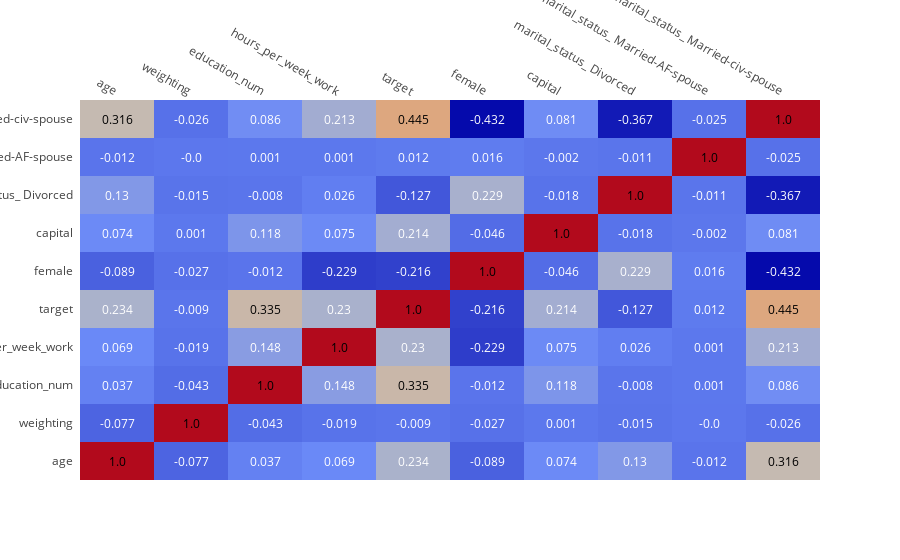

Notebook code cell kept with this figure:
### Code cell
import plotly.figure_factory as ff
from plotly.offline import iplot

# Correlation Heatmap
iplot(ff.create_annotated_heatmap(corrs.iloc[:10, :10].round(3).values, x=list(corrs.iloc[:10, :10].columns), 
                                  y=list(corrs.iloc[:10, :10].index), annotation_text=corrs.iloc[:10, :10].round(3).values))

### Figure 1 — Plotly figure (JSON) as saved in the notebook; plotly's stock layout.template omitted (floating-point values rounded to 4 significant figures)
{"data": [{"colorscale": "RdBu", "reversescale": false, "showscale": false, "type": "heatmap", "uid": "310bdf34-9087-4c52-8585-6303edf1f411", "x": ["age", "weighting", "education_num", "hours_per_week_work", "target", "female", "capital", "marital_status_ Divorced", "marital_status_ Married-AF-spouse", "marital_status_ Married-civ-spouse"], "y": ["age", "weighting", "education_num", "hours_per_week_work", "target", "female", "capital", "marital_status_ Divorced", "marital_status_ Married-AF-spouse", "marital_status_ Married-civ-spouse"], "z": [[1, -0.077, 0.037, 0.069, 0.234, -0.089, 0.074, 0.13, -0.012, 0.316], [-0.077, 1, -0.043, -0.019, -0.009, -0.027, 0.001, -0.015, 0, -0.026], [0.037, -0.043, 1, 0.148, 0.335, -0.012, 0.118, -0.008, 0.001, 0.086], [0.069, -0.019, 0.148, 1, 0.23, -0.229, 0.075, 0.026, 0.001, 0.213], [0.234, -0.009, 0.335, 0.23, 1, -0.216, 0.214, -0.127, 0.012, 0.445], [-0.089, -0.027, -0.012, -0.229, -0.216, 1, -0.046, 0.229, 0.016, -0.432], [0.074, 0.001, 0.118, 0.075, 0.214, -0.046, 1, -0.018, -0.002, 0.081], [0.13, -0.015, -0.008, 0.026, -0.127, 0.229, -0.018, 1, -0.011, -0.367], [-0.012, 0, 0.001, 0.001, 0.012, 0.016, -0.002, -0.011, 1, -0.025], [0.316, -0.026, 0.086, 0.213, 0.445, -0.432, 0.081, -0.367, -0.025, 1]]}], "layout": {"annotations": [{"font": {"color": "#000000"}, "showarrow": false, "text": "1.0", "x": "age", "xref": "x", "y": "age", "yref": "y"}, {"font": {"color": "#FFFFFF"}, "showarrow": false, "text": "-0.077", "x": "weighting", "xref": "x", "y": "age", "yref": "y"}, {"font": {"color": "#FFFFFF"}, "showarrow": false, "text": "0.037", "x": "education_num", "xref": "x", "y": "age", "yref": "y"}, {"font": {"color": "#FFFFFF"}, "showarrow": false, "text": "0.069", "x": "hours_per_week_work", "xref": "x", "y": "age", "yref": "y"}, {"font": {"color": "#FFFFFF"}, "showarrow": false, "text": "0.234", "x": "target", "xref": "x", "y": "age", "yref": "y"}, {"font": {"color": "#FFFFFF"}, "showarrow": false, "text": "-0.089", "x": "female", "xref": "x", "y": "age", "yref": "y"}, {"font": {"color": "#FFFFFF"}, "showarrow": false, "text": "0.074", "x": "capital", "xref": "x", "y": "age", "yref": "y"}, {"font": {"color": "#FFFFFF"}, "showarrow": false, "text": "0.13", "x": "marital_status_ Divorced", "xref": "x", "y": "age", "yref": "y"}, {"font": {"color": "#FFFFFF"}, "showarrow": false, "text": "-0.012", "x": "marital_status_ Married-AF-spouse", "xref": "x", "y": "age", "yref": "y"}, {"font": {"color": "#000000"}, "showarrow": false, "text": "0.316", "x": "marital_status_ Married-civ-spouse", "xref": "x", "y": "age", "yref": "y"}, {"font": {"color": "#FFFFFF"}, "showarrow": false, "text": "-0.077", "x": "age", "xref": "x", "y": "weighting", "yref": "y"}, {"font": {"color": "#000000"}, "showarrow": false, "text": "1.0", "x": "weighting", "xref": "x", "y": "weighting", "yref": "y"}, {"font": {"color": "#FFFFFF"}, "showarrow": false, "text": "-0.043", "x": "education_num", "xref": "x", "y": "weighting", "yref": "y"}, {"font": {"color": "#FFFFFF"}, "showarrow": false, "text": "-0.019", "x": "hours_per_week_work", "xref": "x", "y": "weighting", "yref": "y"}, {"font": {"color": "#FFFFFF"}, "showarrow": false, "text": "-0.009", "x": "target", "xref": "x", "y": "weighting", "yref": "y"}, {"font": {"color": "#FFFFFF"}, "showarrow": false, "text": "-0.027", "x": "female", "xref": "x", "y": "weighting", "yref": "y"}, {"font": {"color": "#FFFFFF"}, "showarrow": false, "text": "0.001", "x": "capital", "xref": "x", "y": "weighting", "yref": "y"}, {"font": {"color": "#FFFFFF"}, "showarrow": false, "text": "-0.015", "x": "marital_status_ Divorced", "xref": "x", "y": "weighting", "yref": "y"}, {"font": {"color": "#FFFFFF"}, "showarrow": false, "text": "-0.0", "x": "marital_status_ Married-AF-spouse", "xref": "x", "y": "weighting", "yref": "y"}, {"font": {"color": "#FFFFFF"}, "showarrow": false, "text": "-0.026", "x": "marital_status_ Married-civ-spouse", "xref": "x", "y": "weighting", "yref": "y"}, {"font": {"color": "#FFFFFF"}, "showarrow": false, "text": "0.037", "x": "age", "xref": "x", "y": "education_num", "yref": "y"}, {"font": {"color": "#FFFFFF"}, "showarrow": false, "text": "-0.043", "x": "weighting", "xref": "x", "y": "education_num", "yref": "y"}, {"font": {"color": "#000000"}, "showarrow": false, "text": "1.0", "x": "education_num", "xref": "x", "y": "education_num", "yref": "y"}, {"font": {"color": "#FFFFFF"}, "showarrow": false, "text": "0.148", "x": "hours_per_week_work", "xref": "x", "y": "education_num", "yref": "y"}, {"font": {"color": "#000000"}, "showarrow": false, "text": "0.335", "x": "target", "xref": "x", "y": "education_num", "yref": "y"}, {"font": {"color": "#FFFFFF"}, "showarrow": false, "text": "-0.012", "x": "female", "xref": "x", "y": "education_num", "yref": "y"}, {"font": {"color": "#FFFFFF"}, "showarrow": false, "text": "0.118", "x": "capital", "xref": "x", "y": "education_num", "yref": "y"}, {"font": {"color": "#FFFFFF"}, "showarrow": false, "text": "-0.008", "x": "marital_status_ Divorced", "xref": "x", "y": "education_num", "yref": "y"}, {"font": {"color": "#FFFFFF"}, "showarrow": false, "text": "0.001", "x": "marital_status_ Married-AF-spouse", "xref": "x", "y": "education_num", "yref": "y"}, {"font": {"color": "#FFFFFF"}, "showarrow": false, "text": "0.086", "x": "marital_status_ Married-civ-spouse", "xref": "x", "y": "education_num", "yref": "y"}, {"font": {"color": "#FFFFFF"}, "showarrow": false, "text": "0.069", "x": "age", "xref": "x", "y": "hours_per_week_work", "yref": "y"}, {"font": {"color": "#FFFFFF"}, "showarrow": false, "text": "-0.019", "x": "weighting", "xref": "x", "y": "hours_per_week_work", "yref": "y"}, {"font": {"color": "#FFFFFF"}, "showarrow": false, "text": "0.148", "x": "education_num", "xref": "x", "y": "hours_per_week_work", "yref": "y"}, {"font": {"color": "#000000"}, "showarrow": false, "text": "1.0", "x": "hours_per_week_work", "xref": "x", "y": "hours_per_week_work", "yref": "y"}, {"font": {"color": "#FFFFFF"}, "showarrow": false, "text": "0.23", "x": "target", "xref": "x", "y": "hours_per_week_work", "yref": "y"}, {"font": {"color": "#FFFFFF"}, "showarrow": false, "text": "-0.229", "x": "female", "xref": "x", "y": "hours_per_week_work", "yref": "y"}, {"font": {"color": "#FFFFFF"}, "showarrow": false, "text": "0.075", "x": "capital", "xref": "x", "y": "hours_per_week_work", "yref": "y"}, {"font": {"color": "#FFFFFF"}, "showarrow": false, "text": "0.026", "x": "marital_status_ Divorced", "xref": "x", "y": "hours_per_week_work", "yref": "y"}, {"font": {"color": "#FFFFFF"}, "showarrow": false, "text": "0.001", "x": "marital_status_ Married-AF-spouse", "xref": "x", "y": "hours_per_week_work", "yref": "y"}, {"font": {"color": "#FFFFFF"}, "showarrow": false, "text": "0.213", "x": "marital_status_ Married-civ-spouse", "xref": "x", "y": "hours_per_week_work", "yref": "y"}, {"font": {"color": "#FFFFFF"}, "showarrow": false, "text": "0.234", "x": "age", "xref": "x", "y": "target", "yref": "y"}, {"font": {"color": "#FFFFFF"}, "showarrow": false, "text": "-0.009", "x": "weighting", "xref": "x", "y": "target", "yref": "y"}, {"font": {"color": "#000000"}, "showarrow": false, "text": "0.335", "x": "education_num", "xref": "x", "y": "target", "yref": "y"}, {"font": {"color": "#FFFFFF"}, "showarrow": false, "text": "0.23", "x": "hours_per_week_work", "xref": "x", "y": "target", "yref": "y"}, {"font": {"color": "#000000"}, "showarrow": false, "text": "1.0", "x": "target", "xref": "x", "y": "target", "yref": "y"}, {"font": {"color": "#FFFFFF"}, "showarrow": false, "text": "-0.216", "x": "female", "xref": "x", "y": "target", "yref": "y"}, {"font": {"color": "#FFFFFF"}, "showarrow": false, "text": "0.214", "x": "capital", "xref": "x", "y": "target", "yref": "y"}, {"font": {"color": "#FFFFFF"}, "showarrow": false, "text": "-0.127", "x": "marital_status_ Divorced", "xref": "x", "y": "target", "yref": "y"}, {"font": {"color": "#FFFFFF"}, "showarrow": false, "text": "0.012", "x": "marital_status_ Married-AF-spouse", "xref": "x", "y": "target", "yref": "y"}, {"font": {"color": "#000000"}, "showarrow": false, "text": "0.445", "x": "marital_status_ Married-civ-spouse", "xref": "x", "y": "target", "yref": "y"}, {"font": {"color": "#FFFFFF"}, "showarrow": false, "text": "-0.089", "x": "age", "xref": "x", "y": "female", "yref": "y"}, {"font": {"color": "#FFFFFF"}, "showarrow": false, "text": "-0.027", "x": "weighting", "xref": "x", "y": "female", "yref": "y"}, {"font": {"color": "#FFFFFF"}, "showarrow": false, "text": "-0.012", "x": "education_num", "xref": "x", "y": "female", "yref": "y"}, {"font": {"color": "#FFFFFF"}, "showarrow": false, "text": "-0.229", "x": "hours_per_week_work", "xref": "x", "y": "female", "yref": "y"}, {"font": {"color": "#FFFFFF"}, "showarrow": false, "text": "-0.216", "x": "target", "xref": "x", "y": "female", "yref": "y"}, {"font": {"color": "#000000"}, "showarrow": false, "text": "1.0", "x": "female", "xref": "x", "y": "female", "yref": "y"}, {"font": {"color": "#FFFFFF"}, "showarrow": false, "text": "-0.046", "x": "capital", "xref": "x", "y": "female", "yref": "y"}, {"font": {"color": "#FFFFFF"}, "showarrow": false, "text": "0.229", "x": "marital_status_ Divorced", "xref": "x", "y": "female", "yref": "y"}, {"font": {"color": "#FFFFFF"}, "showarrow": false, "text": "0.016", "x": "marital_status_ Married-AF-spouse", "xref": "x", "y": "female", "yref": "y"}, {"font": {"color": "#FFFFFF"}, "showarrow": false, "text": "-0.432", "x": "marital_status_ Married-civ-spouse", "xref": "x", "y": "female", "yref": "y"}, {"font": {"color": "#FFFFFF"}, "showarrow": false, "text": "0.074", "x": "age", "xref": "x", "y": "capital", "yref": "y"}, {"font": {"color": "#FFFFFF"}, "showarrow": false, "text": "0.001", "x": "weighting", "xref": "x", "y": "capital", "yref": "y"}, {"font": {"color": "#FFFFFF"}, "showarrow": false, "text": "0.118", "x": "education_num", "xref": "x", "y": "capital", "yref": "y"}, {"font": {"color": "#FFFFFF"}, "showarrow": false, "text": "0.075", "x": "hours_per_week_work", "xref": "x", "y": "capital", "yref": "y"}, {"font": {"color": "#FFFFFF"}, "showarrow": false, "text": "0.214", "x": "target", "xref": "x", "y": "capital", "yref": "y"}, {"font": {"color": "#FFFFFF"}, "showarrow": false, "text": "-0.046", "x": "female", "xref": "x", "y": "capital", "yref": "y"}, {"font": {"color": "#000000"}, "showarrow": false, "text": "1.0", "x": "capital", "xref": "x", "y": "capital", "yref": "y"}, {"font": {"color": "#FFFFFF"}, "showarrow": false, "text": "-0.018", "x": "marital_status_ Divorced", "xref": "x", "y": "capital", "yref": "y"}, {"font": {"color": "#FFFFFF"}, "showarrow": false, "text": "-0.002", "x": "marital_status_ Married-AF-spouse", "xref": "x", "y": "capital", "yref": "y"}, {"font": {"color": "#FFFFFF"}, "showarrow": false, "text": "0.081", "x": "marital_status_ Married-civ-spouse", "xref": "x", "y": "capital", "yref": "y"}, {"font": {"color": "#FFFFFF"}, "showarrow": false, "text": "0.13", "x": "age", "xref": "x", "y": "marital_status_ Divorced", "yref": "y"}, {"font": {"color": "#FFFFFF"}, "showarrow": false, "text": "-0.015", "x": "weighting", "xref": "x", "y": "marital_status_ Divorced", "yref": "y"}, {"font": {"color": "#FFFFFF"}, "showarrow": false, "text": "-0.008", "x": "education_num", "xref": "x", "y": "marital_status_ Divorced", "yref": "y"}, {"font": {"color": "#FFFFFF"}, "showarrow": false, "text": "0.026", "x": "hours_per_week_work", "xref": "x", "y": "marital_status_ Divorced", "yref": "y"}, {"font": {"color": "#FFFFFF"}, "showarrow": false, "text": "-0.127", "x": "target", "xref": "x", "y": "marital_status_ Divorced", "yref": "y"}, {"font": {"color": "#FFFFFF"}, "showarrow": false, "text": "0.229", "x": "female", "xref": "x", "y": "marital_status_ Divorced", "yref": "y"}, {"font": {"color": "#FFFFFF"}, "showarrow": false, "text": "-0.018", "x": "capital", "xref": "x", "y": "marital_status_ Divorced", "yref": "y"}, {"font": {"color": "#000000"}, "showarrow": false, "text": "1.0", "x": "marital_status_ Divorced", "xref": "x", "y": "marital_status_ Divorced", "yref": "y"}, {"font": {"color": "#FFFFFF"}, "showarrow": false, "text": "-0.011", "x": "marital_status_ Married-AF-spouse", "xref": "x", "y": "marital_status_ Divorced", "yref": "y"}, {"font": {"color": "#FFFFFF"}, "showarrow": false, "text": "-0.367", "x": "marital_status_ Married-civ-spouse", "xref": "x", "y": "marital_status_ Divorced", "yref": "y"}, {"font": {"color": "#FFFFFF"}, "showarrow": false, "text": "-0.012", "x": "age", "xref": "x", "y": "marital_status_ Married-AF-spouse", "yref": "y"}, {"font": {"color": "#FFFFFF"}, "showarrow": false, "text": "-0.0", "x": "weighting", "xref": "x", "y": "marital_status_ Married-AF-spouse", "yref": "y"}, {"font": {"color": "#FFFFFF"}, "showarrow": false, "text": "0.001", "x": "education_num", "xref": "x", "y": "marital_status_ Married-AF-spouse", "yref": "y"}, {"font": {"color": "#FFFFFF"}, "showarrow": false, "text": "0.001", "x": "hours_per_week_work", "xref": "x", "y": "marital_status_ Married-AF-spouse", "yref": "y"}, {"font": {"color": "#FFFFFF"}, "showarrow": false, "text": "0.012", "x": "target", "xref": "x", "y": "marital_status_ Married-AF-spouse", "yref": "y"}, {"font": {"color": "#FFFFFF"}, "showarrow": false, "text": "0.016", "x": "female", "xref": "x", "y": "marital_status_ Married-AF-spouse", "yref": "y"}, {"font": {"color": "#FFFFFF"}, "showarrow": false, "text": "-0.002", "x": "capital", "xref": "x", "y": "marital_status_ Married-AF-spouse", "yref": "y"}, {"font": {"color": "#FFFFFF"}, "showarrow": false, "text": "-0.011", "x": "marital_status_ Divorced", "xref": "x", "y": "marital_status_ Married-AF-spouse", "yref": "y"}, {"font": {"color": "#000000"}, "showarrow": false, "text": "1.0", "x": "marital_status_ Married-AF-spouse", "xref": "x", "y": "marital_status_ Married-AF-spouse", "yref": "y"}, {"font": {"color": "#FFFFFF"}, "showarrow": false, "text": "-0.025", "x": "marital_status_ Married-civ-spouse", "xref": "x", "y": "marital_status_ Married-AF-spouse", "yref": "y"}, {"font": {"color": "#000000"}, "showarrow": false, "text": "0.316", "x": "age", "xref": "x", "y": "marital_status_ Married-civ-spouse", "yref": "y"}, {"font": {"color": "#FFFFFF"}, "showarrow": false, "text": "-0.026", "x": "weighting", "xref": "x", "y": "marital_status_ Married-civ-spouse", "yref": "y"}, {"font": {"color": "#FFFFFF"}, "showarrow": false, "text": "0.086", "x": "education_num", "xref": "x", "y": "marital_status_ Married-civ-spouse", "yref": "y"}, {"font": {"color": "#FFFFFF"}, "showarrow": false, "text": "0.213", "x": "hours_per_week_work", "xref": "x", "y": "marital_status_ Married-civ-spouse", "yref": "y"}, {"font": {"color": "#000000"}, "showarrow": false, "text": "0.445", "x": "target", "xref": "x", "y": "marital_status_ Married-civ-spouse", "yref": "y"}, {"font": {"color": "#FFFFFF"}, "showarrow": false, "text": "-0.432", "x": "female", "xref": "x", "y": "marital_status_ Married-civ-spouse", "yref": "y"}, {"font": {"color": "#FFFFFF"}, "showarrow": false, "text": "0.081", "x": "capital", "xref": "x", "y": "marital_status_ Married-civ-spouse", "yref": "y"}, {"font": {"color": "#FFFFFF"}, "showarrow": false, "text": "-0.367", "x": "marital_status_ Divorced", "xref": "x", "y": "marital_status_ Married-civ-spouse", "yref": "y"}, {"font": {"color": "#FFFFFF"}, "showarrow": false, "text": "-0.025", "x": "marital_status_ Married-AF-spouse", "xref": "x", "y": "marital_status_ Married-civ-spouse", "yref": "y"}, {"font": {"color": "#000000"}, "showarrow": false, "text": "1.0", "x": "marital_status_ Married-civ-spouse", "xref": "x", "y": "marital_status_ Married-civ-spouse", "yref": "y"}], "xaxis": {"dtick": 1, "gridcolor": "rgb(0, 0, 0)", "side": "top", "ticks": ""}, "yaxis": {"dtick": 1, "ticks": "", "ticksuffix": "  "}}}
